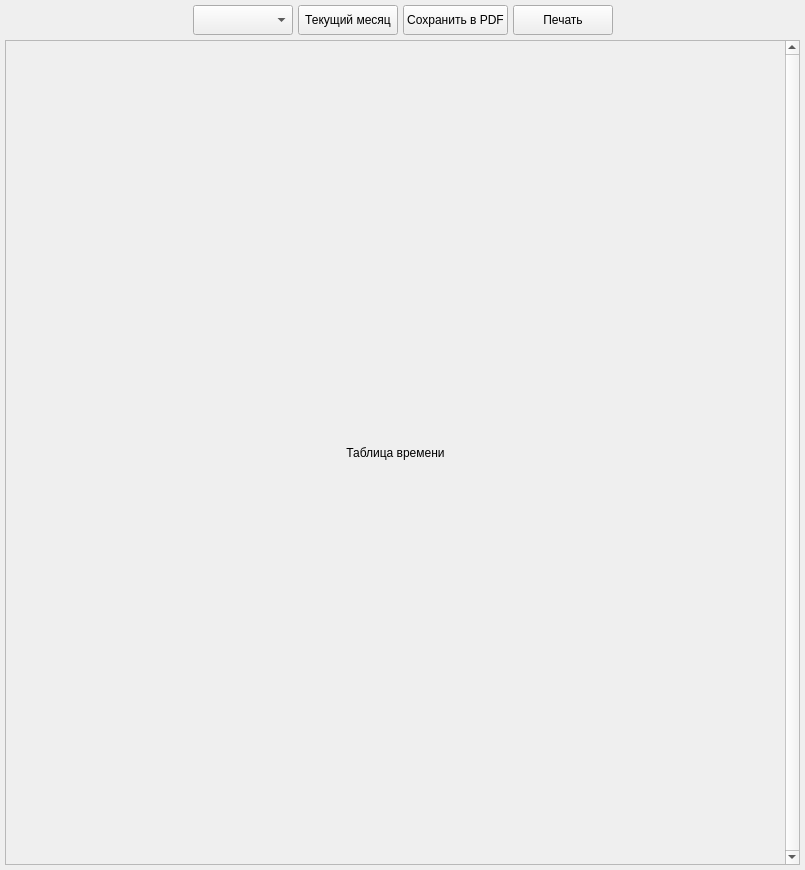
<?xml version="1.0" encoding="UTF-8"?>
<ui version="4.0">
 <class>TableTimeWindow</class>
 <widget class="QWidget" name="TableTimeWindow">
  <property name="geometry">
   <rect>
    <x>0</x>
    <y>0</y>
    <width>805</width>
    <height>870</height>
   </rect>
  </property>
  <property name="windowTitle">
   <string>Таблица времени</string>
  </property>
  <layout class="QVBoxLayout" name="verticalLayout_2">
   <property name="spacing">
    <number>5</number>
   </property>
   <property name="leftMargin">
    <number>5</number>
   </property>
   <property name="topMargin">
    <number>5</number>
   </property>
   <property name="rightMargin">
    <number>5</number>
   </property>
   <property name="bottomMargin">
    <number>5</number>
   </property>
   <item>
    <layout class="QHBoxLayout" name="horizontalLayout">
     <item>
      <spacer name="horizontalSpacer">
       <property name="orientation">
        <enum>Qt::Horizontal</enum>
       </property>
       <property name="sizeHint" stdset="0">
        <size>
         <width>40</width>
         <height>20</height>
        </size>
       </property>
      </spacer>
     </item>
     <item>
      <widget class="QComboBox" name="MonthCBox">
       <property name="minimumSize">
        <size>
         <width>100</width>
         <height>30</height>
        </size>
       </property>
      </widget>
     </item>
     <item>
      <widget class="QPushButton" name="CurrentMonthButton">
       <property name="minimumSize">
        <size>
         <width>100</width>
         <height>30</height>
        </size>
       </property>
       <property name="text">
        <string>Текущий месяц</string>
       </property>
      </widget>
     </item>
     <item>
      <widget class="QPushButton" name="SavePdfButton">
       <property name="minimumSize">
        <size>
         <width>100</width>
         <height>30</height>
        </size>
       </property>
       <property name="text">
        <string>Сохранить в PDF</string>
       </property>
      </widget>
     </item>
     <item>
      <widget class="QPushButton" name="PrintButton">
       <property name="minimumSize">
        <size>
         <width>100</width>
         <height>30</height>
        </size>
       </property>
       <property name="text">
        <string>Печать</string>
       </property>
      </widget>
     </item>
     <item>
      <spacer name="horizontalSpacer_2">
       <property name="orientation">
        <enum>Qt::Horizontal</enum>
       </property>
       <property name="sizeHint" stdset="0">
        <size>
         <width>40</width>
         <height>20</height>
        </size>
       </property>
      </spacer>
     </item>
    </layout>
   </item>
   <item>
    <widget class="QScrollArea" name="scrollArea">
     <property name="verticalScrollBarPolicy">
      <enum>Qt::ScrollBarAlwaysOn</enum>
     </property>
     <property name="horizontalScrollBarPolicy">
      <enum>Qt::ScrollBarAsNeeded</enum>
     </property>
     <property name="sizeAdjustPolicy">
      <enum>QAbstractScrollArea::AdjustToContents</enum>
     </property>
     <property name="widgetResizable">
      <bool>true</bool>
     </property>
     <property name="alignment">
      <set>Qt::AlignCenter</set>
     </property>
     <widget class="QWidget" name="scrollAreaWidgetContents">
      <property name="geometry">
       <rect>
        <x>0</x>
        <y>0</y>
        <width>772</width>
        <height>821</height>
       </rect>
      </property>
      <layout class="QVBoxLayout" name="verticalLayout">
       <item>
        <widget class="QLabel" name="TableTimeValue">
         <property name="text">
          <string>Таблица времени</string>
         </property>
         <property name="alignment">
          <set>Qt::AlignCenter</set>
         </property>
        </widget>
       </item>
      </layout>
     </widget>
    </widget>
   </item>
  </layout>
 </widget>
 <resources/>
 <connections/>
</ui>
